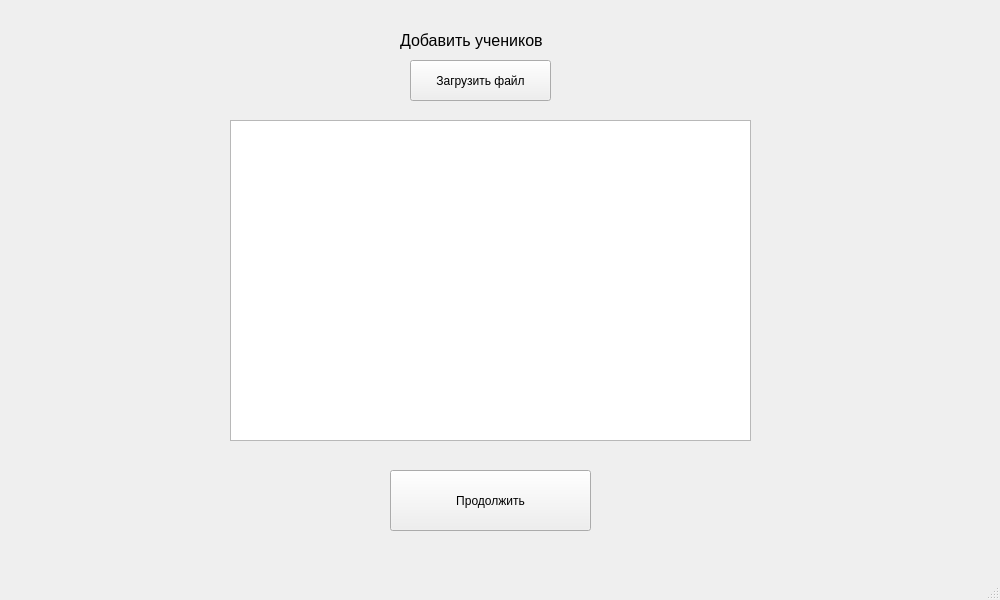
<?xml version="1.0" encoding="UTF-8"?>
<ui version="4.0">
 <class>MainWindow</class>
 <widget class="QMainWindow" name="MainWindow">
  <property name="geometry">
   <rect>
    <x>0</x>
    <y>0</y>
    <width>1000</width>
    <height>600</height>
   </rect>
  </property>
  <property name="windowTitle">
   <string>MainWindow</string>
  </property>
  <widget class="QWidget" name="centralwidget">
   <widget class="QPushButton" name="pushButton">
    <property name="geometry">
     <rect>
      <x>390</x>
      <y>470</y>
      <width>201</width>
      <height>61</height>
     </rect>
    </property>
    <property name="text">
     <string>Продолжить</string>
    </property>
   </widget>
   <widget class="QPushButton" name="pushButton_2">
    <property name="geometry">
     <rect>
      <x>410</x>
      <y>60</y>
      <width>141</width>
      <height>41</height>
     </rect>
    </property>
    <property name="text">
     <string>Загрузить файл</string>
    </property>
   </widget>
   <widget class="QLabel" name="label">
    <property name="geometry">
     <rect>
      <x>400</x>
      <y>0</y>
      <width>181</width>
      <height>81</height>
     </rect>
    </property>
    <property name="font">
     <font>
      <pointsize>12</pointsize>
     </font>
    </property>
    <property name="text">
     <string>Добавить учеников</string>
    </property>
   </widget>
   <widget class="QTableWidget" name="tableWidget">
    <property name="geometry">
     <rect>
      <x>230</x>
      <y>120</y>
      <width>521</width>
      <height>321</height>
     </rect>
    </property>
   </widget>
  </widget>
  <widget class="QMenuBar" name="menubar">
   <property name="geometry">
    <rect>
     <x>0</x>
     <y>0</y>
     <width>1000</width>
     <height>26</height>
    </rect>
   </property>
  </widget>
  <widget class="QStatusBar" name="statusbar"/>
 </widget>
 <resources/>
 <connections/>
</ui>
